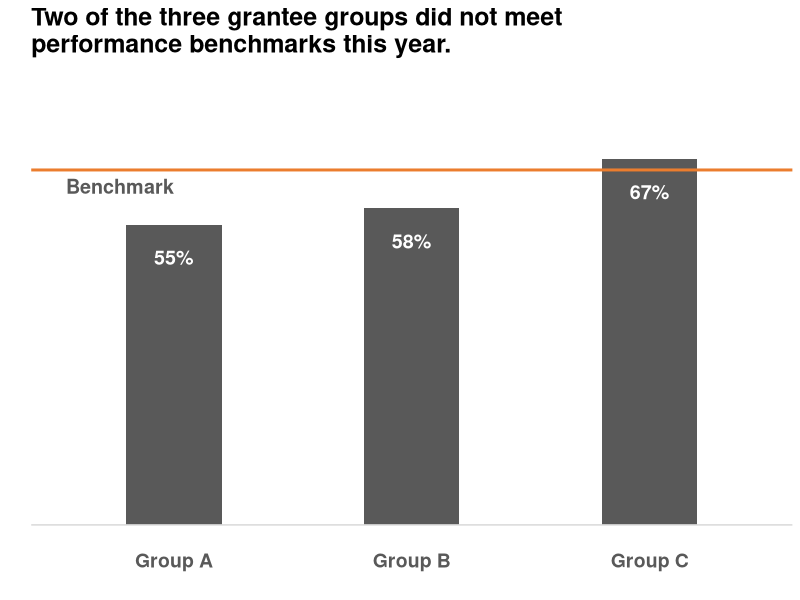

This chart was generated by the following R code:
groups <- c("Group A","Group B","Group C")
performance <- c(.55,.58,.67)
data <- data.frame(groups,performance)
# Organize colors by defining them as objects.
dark <- "#595959"
light <- "#d9d9d9"
accent <- "#eb7d2e"
# Load ggplot2 from the package library.
library(ggplot2)
# Create and clean the visual.
ggplot(data = data, aes(x = groups, y = performance), color = dark) +
  geom_bar(width = 0.4, stat = "identity") +
  scale_y_continuous(limits=c(0,0.8)) +
  annotate("text", x = data$groups, y = data$performance - .06, label = paste(data$performance*100, "%", sep = ""), size = 5, color = "white", fontface = "bold") + 
  ggtitle("Two of the three grantee groups did not meet \nperformance benchmarks this year.") +
  geom_hline(aes(yintercept = 0.65), color = accent, size = 1) +
  annotate("text", x = data$groups[1], y = .62, label = "Benchmark", size = 5, color = dark, fontface = "bold", hjust = 1) +
  labs(x = "", y = "") +
  theme_bw() +
  theme(
    plot.title = element_text(size = 18, face = "bold", hjust = 0),
    panel.border = element_blank(),
    panel.grid = element_blank(),
    axis.ticks = element_blank(),
    axis.text.x = element_text(size = 14, face = "bold", color = dark),
    axis.text.y = element_blank(),
    axis.line = element_blank()
  ) +
  geom_hline(yintercept = 0, size = 0.5, color = light)
